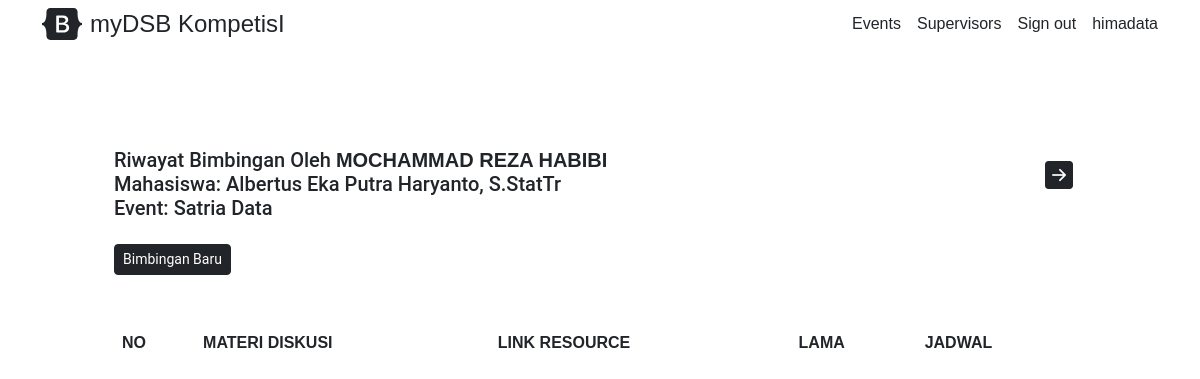
Page /ep/2/bimbingan (signed in) on the committed database.
### models/users.py (models this page shows, shortened)
class Users(db.Model, UserMixin):
    __tablename__ = 'users'
    id = db.Column(db.Integer, primary_key=True)
    fullname = db.Column(db.String)
    username = db.Column(db.String, unique = True)
    email = db.Column(db.String, unique = True)
    role = db.Column(db.String)
    password = db.Column(db.String)

### tables this page shows
CREATE TABLE "events_participants" (
	"id"	INTEGER,
	"id_event"	INTEGER,
	"title_event"	TEXT,
	"id_mahasiswa"	INTEGER,
	"nama_mahasiswa"	TEXT,
	"id_dosen"	INTEGER,
	"nama_dosen"	TEXT,
	"id_subevent"	INTEGER,
	"keterangan_subevent"	TEXT,
	"semester"	INTEGER,
	PRIMARY KEY("id" AUTOINCREMENT)
);

### routes/participants.py (the view)
@participants_bp.route("/ep/<id_ep>/bimbingan", methods=["GET"])
def get_bimbingan_by_ep(id_ep=None):
  if not current_user.is_authenticated:
    flash('please login')
    return redirect(url_for('index'))
  data, event, ok = participants_ct.get_bimbingan_by_ep(str(id_ep))
  if not ok:
    flash('you dont have access')
    return redirect('/supervisors')
  return render_template('participants/get_bimbingan_by_ep.html', data=data, event=event)

### controller/participants.py (called while the page is built)
def get_bimbingan_by_ep(id_ep=None):
   conn = sqlite3.connect(DB)
   cursor = conn.cursor()
   cursor.execute("SELECT * FROM `bimbingan` WHERE (`id` = ?)", (id_ep,))
   data = cursor.fetchall()
   event = cursor.execute("SELECT `nama_dosen`, `title_event`, `nama_mahasiswa`, `id_mahasiswa`, `id_dosen` FROM `events_participants` WHERE (`id` = ?)", (id_ep,)).fetchone()
   member = cursor.execute("SELECT `nama_dosen`, `title_event`, `nama_mahasiswa`, `id_mahasiswa` FROM `member` WHERE ((`id_ep` = ?) AND (`id_mahasiswa` = ?))", (id_ep, current_user.id,)).fetchone()
   if current_user.role == 'dosen' and current_user.id != event[4]:
      return None, None, False
   if current_user.role == 'mahasiswa':
      if not current_user.id == event[3] and not member:
         return None, None, False
   if member:
      event = member
   conn.close()
   return data, event, True

### models/users.py (called while the page is built)
@lm.user_loader
def user_loader(id):
    return Users.query.get(int(id))

### templates/participants/get_bimbingan_by_ep.html (shortened to what this page needs)
<!doctype html>
<html lang="en">
  <head>
    <link href="https://cdn.jsdelivr.net/npm/bootstrap@5.2/dist/css/bootstrap.min.css" rel="stylesheet">
    <link rel="stylesheet" href="https://cdn.jsdelivr.net/npm/bootstrap-icons@1.10/font/bootstrap-icons.css">
    <link rel="stylesheet" href="../../static/css.css">
  </head>
  <body>
    <header>
      <div class="container d-flex flex-column flex-md-row align-items-center pb-1 pt-1"><a href="/" class="d-flex align-items-center text-dark text-decoration-none"><span class="fs-4">myDSB KompetisI</span></a>
          <nav class="d-inline-flex mt-2 mt-md-0 ms-md-auto">
            <a class="me-3 py-2 text-dark text-decoration-none" href="/events">Events</a>
            <a class="me-3 py-2 text-dark text-decoration-none" href="/supervisors">Supervisors</a>
            {% if current_user.is_authenticated %}
              <a class="me-3 py-2 text-dark text-decoration-none" href="/signout">Sign out</a>
              <a class="py-2 text-dark text-decoration-none" href="/users/home">{{ current_user.username }}</a>
            {% else %}
              <a class="me-3 py-2 text-dark text-decoration-none" href="/signin">Sign in</a>
              <a class="py-2 text-dark text-decoration-none" href="/signup">Sign up</a>
            {% endif %}
          </nav>
      </div>
    </header>
    <div class="container p-5">
      <div class="row pt-1">
        <div class="col-12 min-vh-100 p-5 container">
          <button class="btn float-end" data-bs-toggle="offcanvas" data-bs-target="#offcanvas" role="button" {% if not current_user.is_authenticated %} hidden {% endif %}>
            <i class="bi bi-arrow-right-square-fill fs-3" data-bs-toggle="offcanvas" data-bs-target="#offcanvas"></i>
          </button>
          <h2 class="mb-5">
            Riwayat Bimbingan Oleh <b>{{ event[0]|upper }}</b>
            <br>
            Mahasiswa: {{ event[2] }}
            <br>
            Event: {{ event[1] }}
            <br>
            <br>
            <a class="btn btn-sm btn-dark" href="#/">Bimbingan Baru</a>
          </h2>
          <div class="table-responsive">
            <table class="table custom-table">
              <thead>
                <tr>
                  <th scope="col">NO</th>
                  <th scope="col">MATERI DISKUSI</th>
                  <th scope="col">LINK RESOURCE</th>
                  <th scope="col">LAMA</th>
                  <th scope="col">JADWAL</th>
                </tr>
              </thead>
            </table>
          </div>
        </div>
      </div>
    </div>
  </body>
</html>

### static/css.css (style rules this page uses)
body { font-family: "Roboto", -apple-system, BlinkMacSystemFont, "Segoe UI", Roboto, "Helvetica Neue", Arial, "Noto Sans", sans-serif, "Apple Color Emoji", "Segoe UI Emoji", "Segoe UI Symbol", "Noto Color Emoji"; background-color: #fff; font-weight: 300; }
* { font-family: Arial, Helvetica, sans-serif; box-sizing: border-box; }
h1, h2, h3, h4, h5, h6, .h1, .h2, .h3, .h4, .h5, .h6 { font-family: "Roboto", -apple-system, BlinkMacSystemFont, "Segoe UI", Roboto, "Helvetica Neue", Arial, "Noto Sans", sans-serif, "Apple Color Emoji", "Segoe UI Emoji", "Segoe UI Symbol", "Noto Color Emoji"; }
a { -webkit-transition: .3s all ease; -o-transition: .3s all ease; transition: .3s all ease; }
a, a:hover { text-decoration: none !important; }
h2 { font-size: 20px; }
.custom-table { min-width: 900px; }
.custom-table thead tr, .custom-table thead th { border-top: none; border-bottom: none !important; }

### rows in the picture
Users: username "himadata"
events_participants: nama_dosen "MOCHAMMAD REZA HABIBI", nama_mahasiswa "Albertus Eka Putra Haryanto, S.StatTr", title_event "Satria Data"
